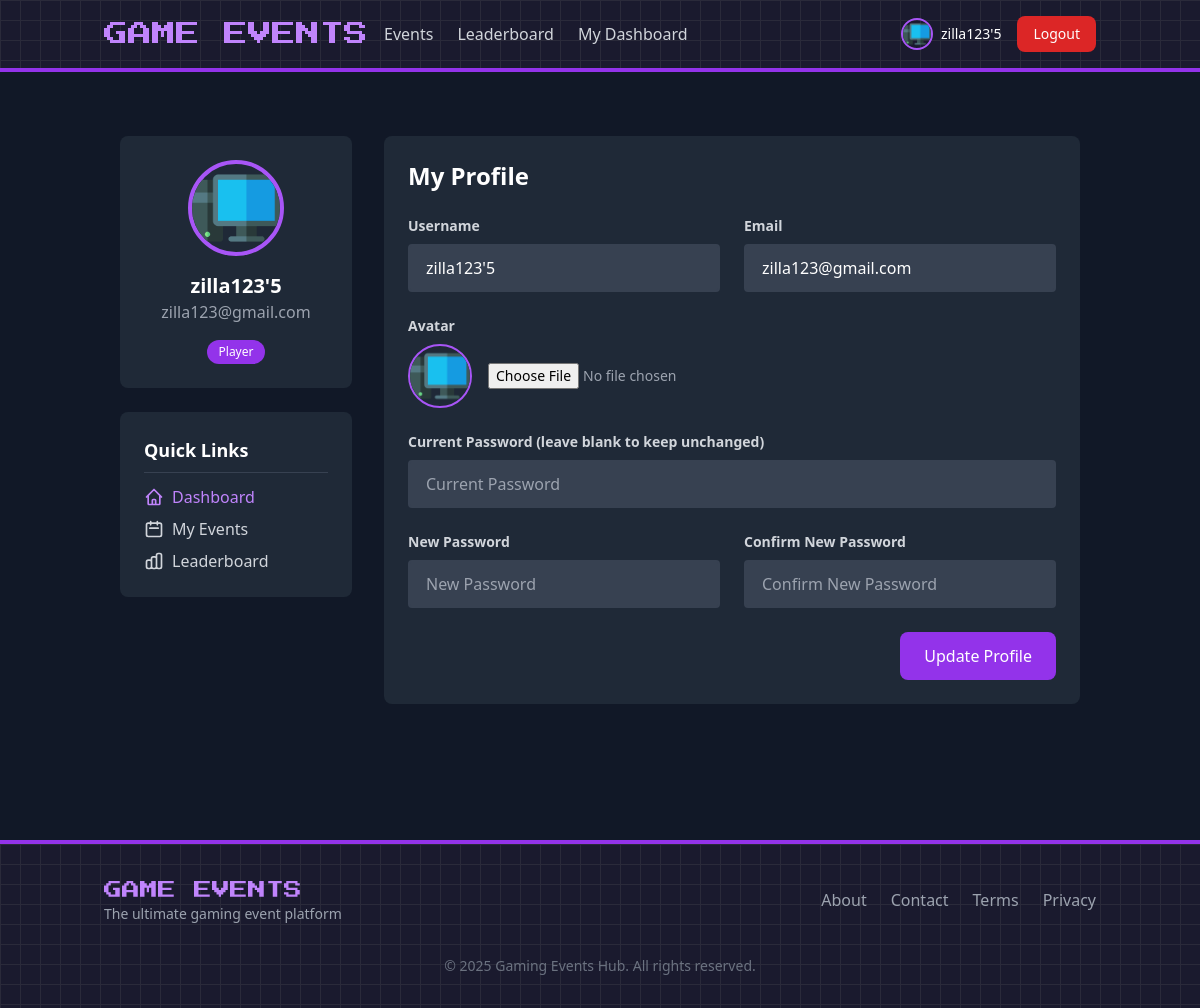
Page /views/player/profile.php (signed in) on the committed database.
### tables this page shows
CREATE TABLE `users` (
  `id` int(11) NOT NULL,
  `username` varchar(50) NOT NULL,
  `email` varchar(100) NOT NULL,
  `password` varchar(255) NOT NULL,
  `role` enum('admin','player','visitor') DEFAULT 'visitor',
  `avatar` varchar(255) DEFAULT 'default.png',
  `created_at` timestamp NOT NULL DEFAULT current_timestamp(),
  `updated_at` timestamp NOT NULL DEFAULT current_timestamp() ON UPDATE current_timestamp()
);

### models/User.php (called while the page is built, shortened)
<?php
require_once __DIR__ . '/../config/database.php';
class User
{
    private $db;
    public function __construct()
    {
        global $pdo;
        $this->db = $pdo;
    }
    public function getUserById($id)
    {
        $query = 'SELECT * FROM users WHERE id = :id';
        $stmt = $this->db->prepare($query);
        $stmt->bindParam(':id', $id);
        $stmt->execute();
        return $stmt->fetch(PDO::FETCH_ASSOC);
    }
}

### views/player/profile.php (the view, shortened to what this page needs)
<?php include '../../includes/header.php'; ?>
<div class="container mx-auto px-4 py-8">
    <div class="flex flex-col md:flex-row gap-8">
        <div class="w-full md:w-1/4">
            <div class="bg-gray-800 rounded-lg p-6 mb-6">
                <div class="flex flex-col items-center">
                    <img src="../../assets/images/avatars/<?php echo htmlspecialchars($currentUser['avatar']); ?>"
                         alt="Avatar" class="w-24 h-24 rounded-full border-4 border-purple-500 mb-4">
                    <h3 class="text-xl font-bold"><?php echo htmlspecialchars($currentUser['username']); ?></h3>
                    <p class="text-gray-400 mb-4"><?php echo htmlspecialchars($currentUser['email']); ?></p>
                    <span class="bg-purple-600 text-white px-3 py-1 rounded-full text-xs">Player</span>
                </div>
            </div>
            <div class="bg-gray-800 rounded-lg p-6">
                <h4 class="text-lg font-semibold mb-3 border-b border-gray-700 pb-2">Quick Links</h4>
                <ul class="space-y-2">
                    <li><a href="dashboard.php" class="text-purple-400 hover:text-purple-300 transition flex items-center space-x-2">
                        <span>Dashboard</span>
                    </a></li>
                    <li><a href="events.php" class="text-gray-300 hover:text-white transition flex items-center space-x-2">
                        <svg class="w-5 h-5" fill="none" stroke="currentColor" viewBox="0 0 24 24" xmlns="http://www.w3.org/2000/svg">
                            <path stroke-linecap="round" stroke-linejoin="round" stroke-width="2" d="M8 7V3m8 4V3m-9 8h10M5 21h14a2 2 0 002-2V7a2 2 0 00-2-2H5a2 2 0 00-2 2v12a2 2 0 002 2z"></path>
                        </svg>
                        <span>My Events</span>
                    </a></li>
                    <li><a href="leaderboard.php" class="text-gray-300 hover:text-white transition flex items-center space-x-2">
                        <span>Leaderboard</span>
                    </a></li>
                </ul>
            </div>
        </div>
        <div class="w-full md:w-3/4">
            <div class="bg-gray-800 rounded-lg p-6 mb-6">
                <h2 class="text-2xl font-bold mb-6">My Profile</h2>
                <form action="../../controllers/profileController.php" method="POST" enctype="multipart/form-data">
                    <div class="grid grid-cols-1 md:grid-cols-2 gap-6 mb-6">
                        <div>
                            <label class="block text-gray-300 text-sm font-bold mb-2" for="username">
                                Username
                            </label>
                            <input class="bg-gray-700 appearance-none border-2 border-gray-700 rounded w-full py-3 px-4 text-white leading-tight focus:outline-none focus:border-purple-500"
                                   id="username" name="username" type="text" placeholder="Username"
                                   value="<?php echo htmlspecialchars($currentUser['username']); ?>" required>
                        </div>
                        <div>
                            <label class="block text-gray-300 text-sm font-bold mb-2" for="email">
                                Email
                            </label>
                            <input class="bg-gray-700 appearance-none border-2 border-gray-700 rounded w-full py-3 px-4 text-white leading-tight focus:outline-none focus:border-purple-500"
                                   id="email" name="email" type="email" placeholder="Email"
                                   value="<?php echo htmlspecialchars($currentUser['email']); ?>" required>
                        </div>
                    </div>
                    <div class="mb-6">
                        <label class="block text-gray-300 text-sm font-bold mb-2" for="avatar">
                            Avatar
                        </label>
                        <div class="flex items-center space-x-4">
                            <img src="../../assets/images/avatars/<?php echo htmlspecialchars($currentUser['avatar']); ?>" alt="Avatar" class="w-16 h-16 rounded-full border-2 border-purple-500">
                            <input type="file" id="avatar" name="avatar" class="text-gray-400 text-sm">
                        </div>
                    </div>
                    <div class="mb-6">
                        <label class="block text-gray-300 text-sm font-bold mb-2" for="current_password">
                            Current Password (leave blank to keep unchanged)
                        </label>
                        <input class="bg-gray-700 appearance-none border-2 border-gray-700 rounded w-full py-3 px-4 text-white leading-tight focus:outline-none focus:border-purple-500"
                               id="current_password" name="current_password" type="password" placeholder="Current Password">
                    </div>
                    <div class="grid grid-cols-1 md:grid-cols-2 gap-6 mb-6">
                        <div>
                            <label class="block text-gray-300 text-sm font-bold mb-2" for="new_password">
                                New Password
                            </label>
                            <input class="bg-gray-700 appearance-none border-2 border-gray-700 rounded w-full py-3 px-4 text-white leading-tight focus:outline-none focus:border-purple-500"
                                   id="new_password" name="new_password" type="password" placeholder="New Password">
                        </div>
                        <div>
                            <label class="block text-gray-300 text-sm font-bold mb-2" for="confirm_password">
                                Confirm New Password
                            </label>
                            <input class="bg-gray-700 appearance-none border-2 border-gray-700 rounded w-full py-3 px-4 text-white leading-tight focus:outline-none focus:border-purple-500"
                                   id="confirm_password" name="confirm_password" type="password" placeholder="Confirm New Password">
                        </div>
                    </div>
                    <div class="flex justify-end">
                        <button type="submit" class="bg-purple-600 hover:bg-purple-700 text-white px-6 py-3 rounded-lg transition">Update Profile</button>
                    </div>
                </form>
            </div>
        </div>
    </div>
</div>
<?php include '../../includes/footer.php'; ?>

### includes/header.php (shortened to what this page needs)
<?php
require_once __DIR__ . '/../config/database.php';
require_once __DIR__ . '/../models/User.php';
$user = new User();
$isLoggedIn = isset($_SESSION['user_id']);
$currentUser = null;
if ($isLoggedIn) {
    $currentUser = $user->getUserById($_SESSION['user_id']);
}
?>
<!DOCTYPE html>
<html lang="en">
<head>
    <script src="https://cdn.tailwindcss.com"></script>
</head>
<body class="bg-gray-900 text-white min-h-screen">
    <header class="bg-pixel border-b-4 border-purple-600">
        <div class="container mx-auto px-4 py-4">
            <div class="flex justify-between items-center">
                <div class="flex items-center space-x-4">
                    <a href="<?php echo BASE_URL; ?>" class="font-gaming text-2xl text-purple-400 hover:text-purple-300 transition">GAME EVENTS</a>
                    <nav class="hidden md:flex space-x-6">
                        <a href="<?php echo BASE_URL; ?>views/events.php" class="text-gray-300 hover:text-white transition">Events</a>
                        <a href="<?php echo BASE_URL; ?>views/leaderboard.php" class="text-gray-300 hover:text-white transition">Leaderboard</a>
                        <?php if ($isLoggedIn && $currentUser && $currentUser['role'] === 'player'): ?>
                            <a href="<?php echo BASE_URL; ?>views/player/dashboard.php" class="text-gray-300 hover:text-white transition">My Dashboard</a>
                        <?php endif; ?>
                    </nav>
                </div>
                <div class="flex items-center space-x-4">
                    <?php if ($isLoggedIn && $currentUser): ?>
                        <div class="flex items-center space-x-2">
                            <img src="<?php echo BASE_URL . 'assets/images/avatars/' . htmlspecialchars($currentUser['avatar'] ?? 'default.png'); ?>"
                                 alt="Avatar" class="w-8 h-8 rounded-full border-2 border-purple-500">
                            <span class="text-sm"><?php echo htmlspecialchars($currentUser['username']); ?></span>
                        </div>
                        <a href="<?php echo BASE_URL; ?>views/auth/logout.php" class="bg-red-600 hover:bg-red-700 px-4 py-2 rounded-lg text-sm font-medium transition">Logout</a>
                    <?php endif; ?>
                </div>
            </div>
        </div>
    </header>
    <main class="container mx-auto px-4 py-8">

### includes/header.php (style rules this page uses)
.font-gaming { font-family: 'Press Start 2P', cursive; }
.bg-pixel { background-color: #1a1a2e; background-image: linear-gradient(#2a2a3a 1px, transparent 1px), linear-gradient(90deg, #2a2a3a 1px, transparent 1px); background-size: 20px 20px; }

### rows in the picture
users: avatar (placeholder picture), username "zilla123'5", email "zilla123@gmail.com"
